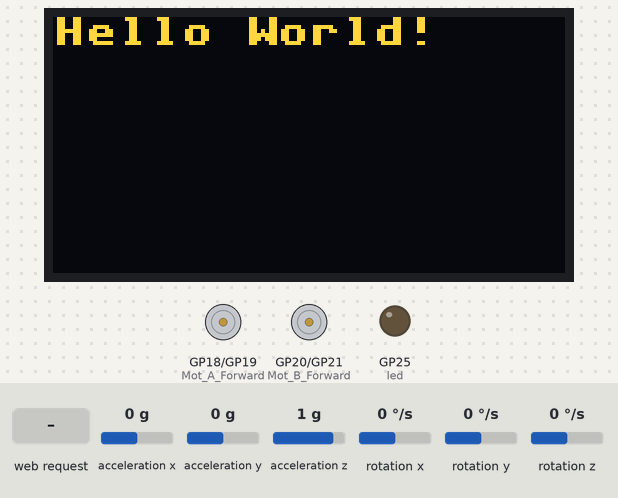
Bench run of a program on a simulated Raspberry Pi Pico running MicroPython. Parts: 128×64 one-colour display, motor-driver pin pairs drawn as motors (green arrow = first pin HIGH = forward, orange = second pin HIGH = backward, longer = more drive), output pins drawn as LEDs (lit = HIGH). The inputs (shaded band) are chosen by the test bench; at power-on: acceleration x 0 g, acceleration y 0 g, acceleration z 1 g, rotation x 0 °/s, rotation y 0 °/s, rotation z 0 °/s. The OLED is the two-colour kind (top 16 rows yellow); WiFi joins after 1.5 s; what the program prints to the serial console is not drawn.

Above: at 6.4 s.
6.5 s: HTTP request GET /forward? received
At 7.3 s:
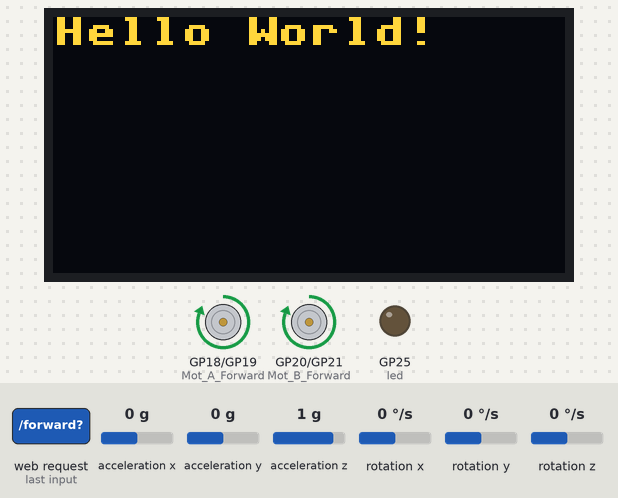
8.1 s: HTTP request GET /left? received
At 8.5 s:
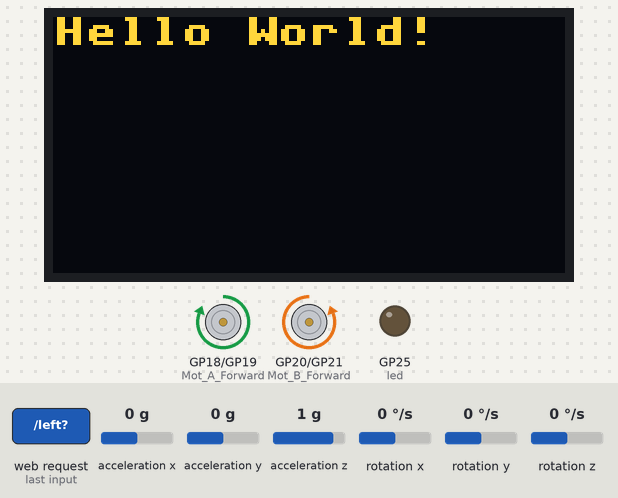
9.7 s: HTTP request GET /right? received
At 10.9 s:
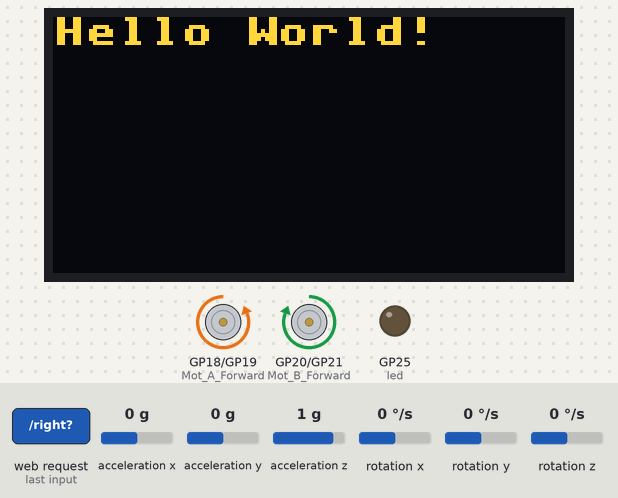
11.3 s: HTTP request GET /back? received
At 12.2 s:
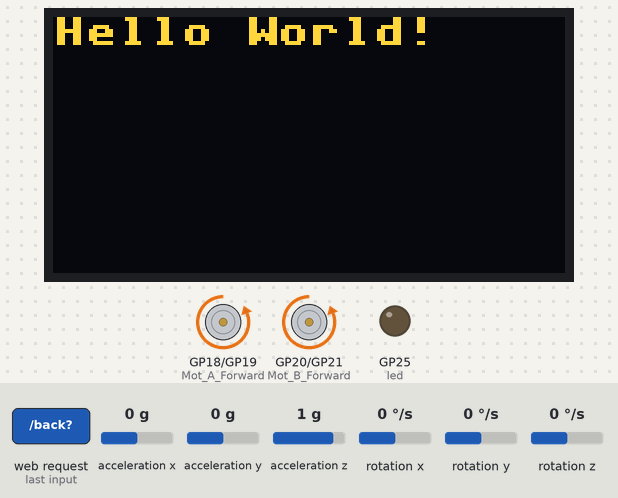
12.9 s: HTTP request GET /stop? received
At 13.4 s:
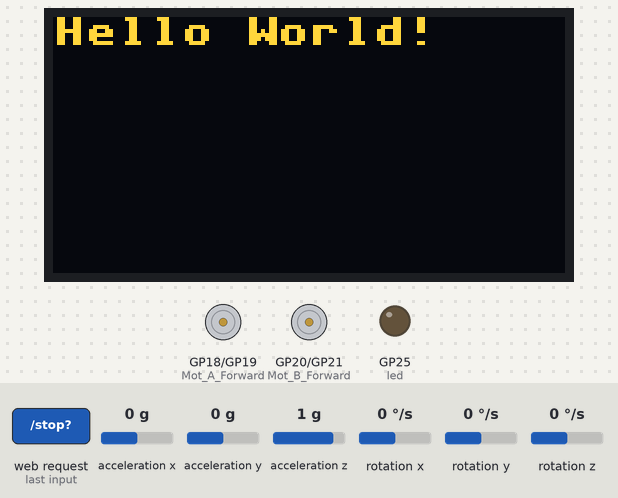
Timing chart, 0 to 15.5 s (numbered marks = the images above; inputs shaded):
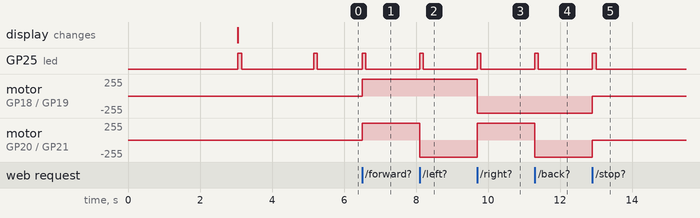

The program:

pico_wifi_car.py
```python
import network
import socket
from time import sleep
import machine
from machine import Pin, I2C
import time


# MicroPython SSD1306 OLED driver, I2C and SPI interfaces

from micropython import const
import framebuf


# register definitions
SET_CONTRAST = const(0x81)
SET_ENTIRE_ON = const(0xA4)
SET_NORM_INV = const(0xA6)
SET_DISP = const(0xAE)
SET_MEM_ADDR = const(0x20)
SET_COL_ADDR = const(0x21)
SET_PAGE_ADDR = const(0x22)
SET_DISP_START_LINE = const(0x40)
SET_SEG_REMAP = const(0xA0)
SET_MUX_RATIO = const(0xA8)
SET_COM_OUT_DIR = const(0xC0)
SET_DISP_OFFSET = const(0xD3)
SET_COM_PIN_CFG = const(0xDA)
SET_DISP_CLK_DIV = const(0xD5)
SET_PRECHARGE = const(0xD9)
SET_VCOM_DESEL = const(0xDB)
SET_CHARGE_PUMP = const(0x8D)

# Subclassing FrameBuffer provides support for graphics primitives
# http://docs.micropython.org/en/latest/pyboard/library/framebuf.html
class SSD1306(framebuf.FrameBuffer):
    def __init__(self, width, height, external_vcc):
        self.width = width
        self.height = height
        self.external_vcc = external_vcc
        self.pages = self.height // 8
        self.buffer = bytearray(self.pages * self.width)
        super().__init__(self.buffer, self.width, self.height, framebuf.MONO_VLSB)
        self.init_display()

    def init_display(self):
        for cmd in (
            SET_DISP | 0x00,  # off
            # address setting
            SET_MEM_ADDR,
            0x00,  # horizontal
            # resolution and layout
            SET_DISP_START_LINE | 0x00,
            SET_SEG_REMAP | 0x01,  # column addr 127 mapped to SEG0
            SET_MUX_RATIO,
            self.height - 1,
            SET_COM_OUT_DIR | 0x08,  # scan from COM[N] to COM0
            SET_DISP_OFFSET,
            0x00,
            SET_COM_PIN_CFG,
            0x02 if self.width > 2 * self.height else 0x12,
            # timing and driving scheme
            SET_DISP_CLK_DIV,
            0x80,
            SET_PRECHARGE,
            0x22 if self.external_vcc else 0xF1,
            SET_VCOM_DESEL,
            0x30,  # 0.83*Vcc
            # display
            SET_CONTRAST,
            0xFF,  # maximum
            SET_ENTIRE_ON,  # output follows RAM contents
            SET_NORM_INV,  # not inverted
            # charge pump
            SET_CHARGE_PUMP,
            0x10 if self.external_vcc else 0x14,
            SET_DISP | 0x01,
        ):  # on
            self.write_cmd(cmd)
        self.fill(0)
        self.show()

    def poweroff(self):
        self.write_cmd(SET_DISP | 0x00)

    def poweron(self):
        self.write_cmd(SET_DISP | 0x01)

    def contrast(self, contrast):
        self.write_cmd(SET_CONTRAST)
        self.write_cmd(contrast)

    def invert(self, invert):
        self.write_cmd(SET_NORM_INV | (invert & 1))

    def show(self):
        x0 = 0
        x1 = self.width - 1
        if self.width == 64:
            # displays with width of 64 pixels are shifted by 32
            x0 += 32
            x1 += 32
        self.write_cmd(SET_COL_ADDR)
        self.write_cmd(x0)
        self.write_cmd(x1)
        self.write_cmd(SET_PAGE_ADDR)
        self.write_cmd(0)
        self.write_cmd(self.pages - 1)
        self.write_data(self.buffer)


class SSD1306_I2C(SSD1306):
    def __init__(self, width, height, i2c, addr=0x3C, external_vcc=False):
        self.i2c = i2c
        self.addr = addr
        self.temp = bytearray(2)
        self.write_list = [b"\x40", None]  # Co=0, D/C#=1
        super().__init__(width, height, external_vcc)

    def write_cmd(self, cmd):
        self.temp[0] = 0x80  # Co=1, D/C#=0
        self.temp[1] = cmd
        self.i2c.writeto(self.addr, self.temp)

    def write_data(self, buf):
        self.write_list[1] = buf
        self.i2c.writevto(self.addr, self.write_list)


class SSD1306_SPI(SSD1306):
    def __init__(self, width, height, spi, dc, res, cs, external_vcc=False):
        self.rate = 10 * 1024 * 1024
        dc.init(dc.OUT, value=0)
        res.init(res.OUT, value=0)
        cs.init(cs.OUT, value=1)
        self.spi = spi
        self.dc = dc
        self.res = res
        self.cs = cs
        import time

        self.res(1)
        time.sleep_ms(1)
        self.res(0)
        time.sleep_ms(10)
        self.res(1)
        super().__init__(width, height, external_vcc)

    def write_cmd(self, cmd):
        self.spi.init(baudrate=self.rate, polarity=0, phase=0)
        self.cs(1)
        self.dc(0)
        self.cs(0)
        self.spi.write(bytearray([cmd]))
        self.cs(1)

    def write_data(self, buf):
        self.spi.init(baudrate=self.rate, polarity=0, phase=0)
        self.cs(1)
        self.dc(1)
        self.cs(0)
        self.spi.write(buf)
        self.cs(1)


# import ssd1306
i2c_d = I2C(0, sda=Pin(4), scl=Pin(5))
time.sleep(3)
display = SSD1306_I2C(128, 64, i2c_d, addr=0x3c)
display.fill(0)
display.text('Hello World!', 0, 0, 1)
display.show()


# Yes, these could be in another file. But on the Pico! So no more secure. :)
#ssid = 'STARLINK v2'
ssid = 'get of my LAN'
password = 'P@$$w0rD'

def light_onboard_led():
    led = machine.Pin('LED', machine.Pin.OUT)
    led.on();
    time.sleep(0.1)
    led.off()

# Define pins to pin motors!
Mot_A_Forward = Pin(18, Pin.OUT)
Mot_A_Back = Pin(19, Pin.OUT)
Mot_B_Forward = Pin(20, Pin.OUT)
Mot_B_Back = Pin(21, Pin.OUT)

def move_forward():
    Mot_A_Forward.value(1)
    Mot_B_Forward.value(1)
    Mot_A_Back.value(0)
    Mot_B_Back.value(0)
    print ("Forward")
    light_onboard_led()

def move_backward():
    Mot_A_Forward.value(0)
    Mot_B_Forward.value(0)
    Mot_A_Back.value(1)
    Mot_B_Back.value(1)
    print ("Backward")
    light_onboard_led()

def move_stop():
    Mot_A_Forward.value(0)
    Mot_B_Forward.value(0)
    Mot_A_Back.value(0)
    Mot_B_Back.value(0)
    print ("Stop")
    light_onboard_led()

def move_left():
    Mot_A_Forward.value(1)
    Mot_B_Forward.value(0)
    Mot_A_Back.value(0)
    Mot_B_Back.value(1)
    print ("Left")
    light_onboard_led()

def move_right():
    Mot_A_Forward.value(0)
    Mot_B_Forward.value(1)
    Mot_A_Back.value(1)
    Mot_B_Back.value(0)
    print ("Right")
    light_onboard_led()


#Define I2C bus
i2c = I2C(0, sda=machine.Pin(0), scl=machine.Pin(1))

#Device address on the I2C bus
MPU6050_ADDR = 0x68

#PWR_MGMT_1 memory address
MPU6050_PWR_MGMT_1 = 0x6B

#Accelerometer and Gyroscope's high and low register for each axis
MPU6050_ACCEL_XOUT_H = 0x3B
MPU6050_ACCEL_XOUT_L = 0x3C
MPU6050_ACCEL_YOUT_H = 0x3D
MPU6050_ACCEL_YOUT_L = 0x3E
MPU6050_ACCEL_ZOUT_H = 0x3F
MPU6050_ACCEL_ZOUT_L = 0x40
MPU6050_GYRO_XOUT_H = 0x43
MPU6050_GYRO_XOUT_L = 0x44
MPU6050_GYRO_YOUT_H = 0x45
MPU6050_GYRO_YOUT_L = 0x46
MPU6050_GYRO_ZOUT_H = 0x47
MPU6050_GYRO_ZOUT_L = 0x48

#Accelerometer's LSB/g (least significant bits per gravitational force) sensitivity
MPU6050_LSBG = 16384.0

#Gyroscope's LSB/g sensitivity
MPU6050_LSBDS = 131.0


#Set all bits in the PWR_MGMT_1 register to 0
def mpu6050_init(i2c):
    i2c.writeto_mem(MPU6050_ADDR, MPU6050_PWR_MGMT_1, bytes([0]))


def combine_register_values(h, l):
    if not h[0] & 0x80:
        return h[0] << 8 | l[0]
    return -((h[0] ^ 255) << 8) |  (l[0] ^ 255) + 1


#Get Accelerometer values
def mpu6050_get_accel(i2c):
    accel_x_h = i2c.readfrom_mem(MPU6050_ADDR, MPU6050_ACCEL_XOUT_H, 1)
    accel_x_l = i2c.readfrom_mem(MPU6050_ADDR, MPU6050_ACCEL_XOUT_L, 1)
    accel_y_h = i2c.readfrom_mem(MPU6050_ADDR, MPU6050_ACCEL_YOUT_H, 1)
    accel_y_l = i2c.readfrom_mem(MPU6050_ADDR, MPU6050_ACCEL_YOUT_L, 1)
    accel_z_h = i2c.readfrom_mem(MPU6050_ADDR, MPU6050_ACCEL_ZOUT_H, 1)
    accel_z_l = i2c.readfrom_mem(MPU6050_ADDR, MPU6050_ACCEL_ZOUT_L, 1)

    return [combine_register_values(accel_x_h, accel_x_l) / MPU6050_LSBG,
            combine_register_values(accel_y_h, accel_y_l) / MPU6050_LSBG,
            combine_register_values(accel_z_h, accel_z_l) / MPU6050_LSBG]


#Get Gyroscope values
def mpu6050_get_gyro(i2c):
    gyro_x_h = i2c.readfrom_mem(MPU6050_ADDR, MPU6050_GYRO_XOUT_H, 1)
    gyro_x_l = i2c.readfrom_mem(MPU6050_ADDR, MPU6050_GYRO_XOUT_L, 1)
    gyro_y_h = i2c.readfrom_mem(MPU6050_ADDR, MPU6050_GYRO_YOUT_H, 1)
    gyro_y_l = i2c.readfrom_mem(MPU6050_ADDR, MPU6050_GYRO_YOUT_L, 1)
    gyro_z_h = i2c.readfrom_mem(MPU6050_ADDR, MPU6050_GYRO_ZOUT_H, 1)
    gyro_z_l = i2c.readfrom_mem(MPU6050_ADDR, MPU6050_GYRO_ZOUT_L, 1)

    return [combine_register_values(gyro_x_h, gyro_x_l) / MPU6050_LSBDS,
            combine_register_values(gyro_y_h, gyro_y_l) / MPU6050_LSBDS,
            combine_register_values(gyro_z_h, gyro_z_l) / MPU6050_LSBDS]


#Stop the robot as soon as possible
move_stop()

def connect():
    #Connect to WLAN
    wlan = network.WLAN(network.STA_IF)
    wlan.active(True)
    wlan.connect(ssid, password)
    while wlan.isconnected() == False:
        print('Waiting for connection...')
        sleep(1)
    ip = wlan.ifconfig()[0]
    print(f'Connected on {ip}')
    light_onboard_led()
    return ip

def open_socket(ip):
    # Open a socket
    address = (ip, 80)
    connection = socket.socket()
    connection.bind(address)
    connection.listen(1)
    return connection

def webpage(accelerometer_values, gyrometer_values):
    #Template HTML
    html = f"""
            <!DOCTYPE html>
            <html>
            <head>
              <title>PICO-W Robot Control</title>
            </head>

            <body>
            <center><b>
            <form action="./forward">
            <input type="submit" value="Forward" style="height:120px; width:120px" />
            </form>
            <table><tr>
            <td><form action="./left">
            <input type="submit" value="Left" style="height:120px; width:120px" />
            </form></td>
            <td><form action="./stop">
            <input type="submit" value="Stop" style="height:120px; width:120px" />
            </form></td>
            <td><form action="./right">
            <input type="submit" value="Right" style="height:120px; width:120px" />
            </form></td>
            </tr></table>
            <form action="./back">
            <input type="submit" value="Back" style="height:120px; width:120px" />
            </form>

            <p>Accelerometer: <span id="accelerometerValues">{accelerometer_values}</span></p>
            <p>Gyroscope: <span id="gyrometerValues">{gyrometer_values}</span></p>

            </body>
            </html>
            """
    return str(html)

def serve(connection):
    i2c = I2C(0, sda=machine.Pin(0), scl=machine.Pin(1))
    mpu6050_init(i2c)
    #Start web server
    while True:

        print("Accelerometer:\t", mpu6050_get_accel(i2c), "g") #Print Accelerometer values (X,Y,Z)
        print("Gyroscope:\t", mpu6050_get_gyro(i2c), "°/s") #Print Gyroscope values (X,Y,Z)

        client = connection.accept()[0]
        request = client.recv(1024)
        request = str(request)
        try:
            request = request.split()[1]
        except IndexError:
            pass
        if request == '/forward?':
            move_forward()
        elif request =='/left?':
            move_left()
        elif request =='/stop?':
            move_stop()
        elif request =='/right?':
            move_right()
        elif request =='/back?':
            move_backward()
        html = webpage(accelerometer_values=mpu6050_get_accel(i2c), gyrometer_values=mpu6050_get_gyro(i2c))
        client.send(html)
        client.close()

try:
    ip = connect()
    connection = open_socket(ip)
    serve(connection)
except KeyboardInterrupt:
    machine.reset()
```

Measured:
- after the input at 6.5 s, GP25 (led): LOW → HIGH at once, → LOW 0.10 s later; motor on GP18 (Mot_A_Forward) / GP19 (Mot_A_Back), motor on GP20 (Mot_B_Forward) / GP21 (Mot_B_Back): stopped → forward 255/255 at once
- after the input at 8.1 s, GP25 (led): LOW → HIGH at once, → LOW 0.10 s later; motor on GP20 (Mot_B_Forward) / GP21 (Mot_B_Back): forward 255/255 → backward 255/255 at once
- after the input at 9.7 s, GP25 (led): LOW → HIGH at once, → LOW 0.10 s later; motor on GP18 (Mot_A_Forward) / GP19 (Mot_A_Back): forward 255/255 → backward 255/255 at once; motor on GP20 (Mot_B_Forward) / GP21 (Mot_B_Back): backward 255/255 → forward 255/255 at once
- after the input at 11.3 s, GP25 (led): LOW → HIGH at once, → LOW 0.10 s later; motor on GP20 (Mot_B_Forward) / GP21 (Mot_B_Back): forward 255/255 → backward 255/255 at once
- after the input at 12.9 s, GP25 (led): LOW → HIGH at once, → LOW 0.10 s later; motor on GP18 (Mot_A_Forward) / GP19 (Mot_A_Back), motor on GP20 (Mot_B_Forward) / GP21 (Mot_B_Back): backward 255/255 → stopped at once
